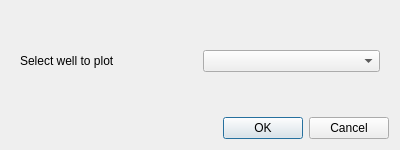
<?xml version="1.0" encoding="UTF-8"?>
<ui version="4.0">
 <class>WellSelectionDialog</class>
 <widget class="QDialog" name="WellSelectionDialog">
  <property name="windowModality">
   <enum>Qt::NonModal</enum>
  </property>
  <property name="geometry">
   <rect>
    <x>0</x>
    <y>0</y>
    <width>400</width>
    <height>150</height>
   </rect>
  </property>
  <property name="windowTitle">
   <string>Well plot setup</string>
  </property>
  <property name="toolTip">
   <string>Select template style</string>
  </property>
  <layout class="QVBoxLayout" name="verticalLayout">
   <item>
    <widget class="QWidget" name="wellSelectionWidget" native="true">
     <layout class="QHBoxLayout" name="horizontalLayout">
      <item>
       <widget class="QLabel" name="selectWellLabel">
        <property name="text">
         <string>Select well to plot</string>
        </property>
       </widget>
      </item>
      <item>
       <widget class="QComboBox" name="wellsComboBox"/>
      </item>
     </layout>
    </widget>
   </item>
   <item>
    <widget class="QDialogButtonBox" name="buttonBox">
     <property name="orientation">
      <enum>Qt::Horizontal</enum>
     </property>
     <property name="standardButtons">
      <set>QDialogButtonBox::Cancel|QDialogButtonBox::Ok</set>
     </property>
    </widget>
   </item>
  </layout>
 </widget>
 <resources/>
 <connections>
  <connection>
   <sender>buttonBox</sender>
   <signal>accepted()</signal>
   <receiver>WellSelectionDialog</receiver>
   <slot>accept()</slot>
   <hints>
    <hint type="sourcelabel">
     <x>248</x>
     <y>254</y>
    </hint>
    <hint type="destinationlabel">
     <x>157</x>
     <y>274</y>
    </hint>
   </hints>
  </connection>
  <connection>
   <sender>buttonBox</sender>
   <signal>rejected()</signal>
   <receiver>WellSelectionDialog</receiver>
   <slot>reject()</slot>
   <hints>
    <hint type="sourcelabel">
     <x>316</x>
     <y>260</y>
    </hint>
    <hint type="destinationlabel">
     <x>286</x>
     <y>274</y>
    </hint>
   </hints>
  </connection>
 </connections>
</ui>
